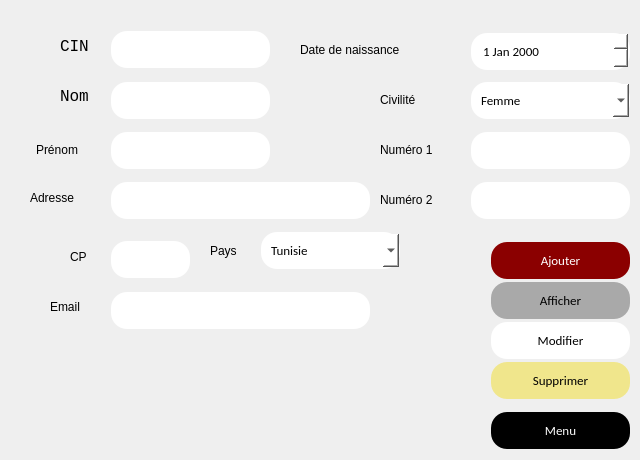
   <widget class="QWidget" name="page_2">
    <widget class="QLabel" name="label">
     <property name="geometry">
      <rect>
       <x>60</x>
       <y>40</y>
       <width>47</width>
       <height>13</height>
      </rect>
     </property>
     <property name="font">
      <font>
       <family>Courier New</family>
       <pointsize>12</pointsize>
       <weight>50</weight>
       <bold>false</bold>
      </font>
     </property>
     <property name="text">
      <string>CIN</string>
     </property>
    </widget>
    <widget class="QLabel" name="label_2">
     <property name="geometry">
      <rect>
       <x>60</x>
       <y>90</y>
       <width>47</width>
       <height>13</height>
      </rect>
     </property>
     <property name="font">
      <font>
       <family>Courier New</family>
       <pointsize>12</pointsize>
      </font>
     </property>
     <property name="text">
      <string>Nom</string>
     </property>
    </widget>
    <widget class="QLabel" name="label_3">
     <property name="geometry">
      <rect>
       <x>36</x>
       <y>140</y>
       <width>71</width>
       <height>20</height>
      </rect>
     </property>
     <property name="text">
      <string>Prénom</string>
     </property>
    </widget>
    <widget class="QLineEdit" name="lineEdit">
     <property name="geometry">
      <rect>
       <x>110</x>
       <y>29</y>
       <width>161</width>
       <height>41</height>
      </rect>
     </property>
     <property name="styleSheet">
      <string notr="true">background-color: white	;
  border: none;
  color: black;
  padding: 10px;
  text-align: center;
  text-decoration: none;
font-family:calibri;
  display: inline-block;
  font-size: 13px;
  margin: 2px 1px;
  border-radius : 16px;</string>
     </property>
    </widget>
    <widget class="QLineEdit" name="lineEdit_2">
     <property name="geometry">
      <rect>
       <x>110</x>
       <y>80</y>
       <width>161</width>
       <height>41</height>
      </rect>
     </property>
     <property name="styleSheet">
      <string notr="true">background-color: white	;
  border: none;
  color: black;
  padding: 10px;
  text-align: center;
  text-decoration: none;
font-family:calibri;
  display: inline-block;
  font-size: 13px;
  margin: 2px 1px;
  border-radius : 16px;</string>
     </property>
    </widget>
    <widget class="QLineEdit" name="lineEdit_3">
     <property name="geometry">
      <rect>
       <x>110</x>
       <y>130</y>
       <width>161</width>
       <height>41</height>
      </rect>
     </property>
     <property name="styleSheet">
      <string notr="true">background-color: white	;
  border: none;
  color: black;
  padding: 10px;
  text-align: center;
  text-decoration: none;
font-family:calibri;
  display: inline-block;
  font-size: 13px;
  margin: 2px 1px;
  border-radius : 16px;</string>
     </property>
    </widget>
    <widget class="QPushButton" name="pushButton_3">
     <property name="geometry">
      <rect>
       <x>490</x>
       <y>240</y>
       <width>141</width>
       <height>41</height>
      </rect>
     </property>
     <property name="styleSheet">
      <string notr="true">background-color: #8B0000	;
  border: none;
  color: white;
  padding: 10px;
  text-align: center;
  text-decoration: none;
font-family:calibri;
  display: inline-block;
  font-size: 13px;
  margin: 2px 1px;
  border-radius : 16px;</string>
     </property>
     <property name="text">
      <string>Ajouter</string>
     </property>
    </widget>
    <widget class="QPushButton" name="pushButton_6">
     <property name="geometry">
      <rect>
       <x>490</x>
       <y>280</y>
       <width>141</width>
       <height>41</height>
      </rect>
     </property>
     <property name="styleSheet">
      <string notr="true">background-color: #A9A9A9		;
  border: none;
  color: black;
  padding: 10px;
  text-align: center;
  text-decoration: none;
font-family:calibri;
  display: inline-block;
  font-size: 13px;
  margin: 2px 1px;
  border-radius : 16px;</string>
     </property>
     <property name="text">
      <string>Afficher</string>
     </property>
    </widget>
    <widget class="QLabel" name="label_8">
     <property name="geometry">
      <rect>
       <x>30</x>
       <y>190</y>
       <width>81</width>
       <height>16</height>
      </rect>
     </property>
     <property name="text">
      <string>Adresse</string>
     </property>
    </widget>
    <widget class="QLabel" name="label_9">
     <property name="geometry">
      <rect>
       <x>70</x>
       <y>250</y>
       <width>47</width>
       <height>13</height>
      </rect>
     </property>
     <property name="text">
      <string>CP</string>
     </property>
    </widget>
    <widget class="QComboBox" name="comboBox">
     <property name="geometry">
      <rect>
       <x>260</x>
       <y>230</y>
       <width>141</width>
       <height>41</height>
      </rect>
     </property>
     <property name="styleSheet">
      <string notr="true">background-color: white	;
  border: none;
  color: black;
  padding: 10px;
  text-align: center;
  text-decoration: none;
font-family:calibri;
  display: inline-block;
  font-size: 13px;
  margin: 2px 1px;
  border-radius : 16px;</string>
     </property>
     <item>
      <property name="text">
       <string>Tunisie</string>
      </property>
     </item>
     <item>
      <property name="text">
       <string>France</string>
      </property>
     </item>
     <item>
      <property name="text">
       <string>Algérie</string>
      </property>
     </item>
     <item>
      <property name="text">
       <string>Italie</string>
      </property>
     </item>
     <item>
      <property name="text">
       <string>Russie</string>
      </property>
     </item>
     <item>
      <property name="text">
       <string>US</string>
      </property>
     </item>
     <item>
      <property name="text">
       <string>USA</string>
      </property>
     </item>
     <item>
      <property name="text">
       <string>Espagne</string>
      </property>
     </item>
     <item>
      <property name="text">
       <string>Allemagne</string>
      </property>
     </item>
     <item>
      <property name="text">
       <string>Autre..</string>
      </property>
     </item>
    </widget>
    <widget class="QLabel" name="label_10">
     <property name="geometry">
      <rect>
       <x>210</x>
       <y>240</y>
       <width>47</width>
       <height>21</height>
      </rect>
     </property>
     <property name="text">
      <string>Pays</string>
     </property>
    </widget>
    <widget class="QLineEdit" name="lineEdit_7">
     <property name="geometry">
      <rect>
       <x>110</x>
       <y>180</y>
       <width>261</width>
       <height>41</height>
      </rect>
     </property>
     <property name="styleSheet">
      <string notr="true">background-color: white	;
  border: none;
  color: black;
  padding: 10px;
  text-align: center;
  text-decoration: none;
font-family:calibri;
  display: inline-block;
  font-size: 13px;
  margin: 2px 1px;
  border-radius : 16px;</string>
     </property>
    </widget>
    <widget class="QLineEdit" name="lineEdit_8">
     <property name="geometry">
      <rect>
       <x>110</x>
       <y>239</y>
       <width>81</width>
       <height>41</height>
      </rect>
     </property>
     <property name="styleSheet">
      <string notr="true">background-color: white	;
  border: none;
  color: black;
  padding: 10px;
  text-align: center;
  text-decoration: none;
font-family:calibri;
  display: inline-block;
  font-size: 13px;
  margin: 2px 1px;
  border-radius : 16px;</string>
     </property>
    </widget>
    <widget class="QLabel" name="label_11">
     <property name="geometry">
      <rect>
       <x>50</x>
       <y>300</y>
       <width>47</width>
       <height>13</height>
      </rect>
     </property>
     <property name="text">
      <string>Email</string>
     </property>
    </widget>
    <widget class="QLineEdit" name="lineEdit_9">
     <property name="geometry">
      <rect>
       <x>110</x>
       <y>290</y>
       <width>261</width>
       <height>41</height>
      </rect>
     </property>
     <property name="styleSheet">
      <string notr="true">background-color: white	;
  border: none;
  color: black;
  padding: 10px;
  text-align: center;
  text-decoration: none;
font-family:calibri;
  display: inline-block;
  font-size: 13px;
  margin: 2px 1px;
  border-radius : 16px;</string>
     </property>
    </widget>
    <widget class="QLabel" name="label_12">
     <property name="geometry">
      <rect>
       <x>380</x>
       <y>90</y>
       <width>81</width>
       <height>20</height>
      </rect>
     </property>
     <property name="text">
      <string>Civilité</string>
     </property>
    </widget>
    <widget class="QComboBox" name="comboBox_2">
     <property name="geometry">
      <rect>
       <x>470</x>
       <y>80</y>
       <width>161</width>
       <height>41</height>
      </rect>
     </property>
     <property name="styleSheet">
      <string notr="true">background-color: white	;
  border: none;
  color: black;
  padding: 10px;
  text-align: center;
  text-decoration: none;
font-family:calibri;
  display: inline-block;
  font-size: 13px;
  margin: 2px 1px;
  border-radius : 16px;</string>
     </property>
     <item>
      <property name="text">
       <string>Femme</string>
      </property>
     </item>
     <item>
      <property name="text">
       <string>Homme</string>
      </property>
     </item>
    </widget>
    <widget class="QLabel" name="label_13">
     <property name="geometry">
      <rect>
       <x>380</x>
       <y>140</y>
       <width>81</width>
       <height>20</height>
      </rect>
     </property>
     <property name="text">
      <string>Numéro 1</string>
     </property>
    </widget>
    <widget class="QLineEdit" name="lineEdit_10">
     <property name="geometry">
      <rect>
       <x>470</x>
       <y>130</y>
       <width>161</width>
       <height>41</height>
      </rect>
     </property>
     <property name="styleSheet">
      <string notr="true">background-color: white	;
  border: none;
  color: black;
  padding: 10px;
  text-align: center;
  text-decoration: none;
font-family:calibri;
  display: inline-block;
  font-size: 13px;
  margin: 2px 1px;
  border-radius : 16px;</string>
     </property>
    </widget>
    <widget class="QLabel" name="label_14">
     <property name="geometry">
      <rect>
       <x>380</x>
       <y>190</y>
       <width>91</width>
       <height>20</height>
      </rect>
     </property>
     <property name="text">
      <string>Numéro 2</string>
     </property>
    </widget>
    <widget class="QLineEdit" name="lineEdit_11">
     <property name="geometry">
      <rect>
       <x>470</x>
       <y>180</y>
       <width>161</width>
       <height>41</height>
      </rect>
     </property>
     <property name="styleSheet">
      <string notr="true">background-color: white	;
  border: none;
  color: black;
  padding: 10px;
  text-align: center;
  text-decoration: none;
font-family:calibri;
  display: inline-block;
  font-size: 13px;
  margin: 2px 1px;
  border-radius : 16px;</string>
     </property>
    </widget>
    <widget class="QDateEdit" name="dateEdit">
     <property name="geometry">
      <rect>
       <x>470</x>
       <y>31</y>
       <width>161</width>
       <height>41</height>
      </rect>
     </property>
     <property name="styleSheet">
      <string notr="true">background-color: white	;
  border: none;
  color: black;
  padding: 10px;
  text-align: center;
  text-decoration: none;
font-family:calibri;
  display: inline-block;
  font-size: 13px;
  margin: 2px 1px;
  border-radius : 16px;</string>
     </property>
    </widget>
    <widget class="QLabel" name="label_15">
     <property name="geometry">
      <rect>
       <x>300</x>
       <y>40</y>
       <width>171</width>
       <height>20</height>
      </rect>
     </property>
     <property name="text">
      <string>Date de naissance</string>
     </property>
    </widget>
    <widget class="QPushButton" name="pushButton_15">
     <property name="geometry">
      <rect>
       <x>490</x>
       <y>410</y>
       <width>141</width>
       <height>41</height>
      </rect>
     </property>
     <property name="styleSheet">
      <string notr="true">background-color: black	;
  border: none;
  color: white;
  padding: 10px;
  text-align: center;
  text-decoration: none;
font-family:calibri;
  display: inline-block;
  font-size: 13px;
  margin: 2px 1px;
  border-radius : 16px;</string>
     </property>
     <property name="text">
      <string>Menu</string>
     </property>
    </widget>
    <widget class="QPushButton" name="pushButton_35">
     <property name="geometry">
      <rect>
       <x>490</x>
       <y>320</y>
       <width>141</width>
       <height>41</height>
      </rect>
     </property>
     <property name="styleSheet">
      <string notr="true">background-color: white		;
  border: none;
  color: black;
  padding: 10px;
  text-align: center;
  text-decoration: none;
font-family:calibri;
  display: inline-block;
  font-size: 13px;
  margin: 2px 1px;
  border-radius : 16px;</string>
     </property>
     <property name="text">
      <string>Modifier</string>
     </property>
    </widget>
    <widget class="QPushButton" name="pushButton_36">
     <property name="geometry">
      <rect>
       <x>490</x>
       <y>360</y>
       <width>141</width>
       <height>41</height>
      </rect>
     </property>
     <property name="styleSheet">
      <string notr="true">background-color: 	#F0E68C			;
  border: none;
  color: black;
  padding: 10px;
  text-align: center;
  text-decoration: none;
font-family:calibri;
  display: inline-block;
  font-size: 13px;
  margin: 2px 1px;
  border-radius : 16px;</string>
     </property>
     <property name="text">
      <string>Supprimer</string>
     </property>
    </widget>
   </widget>
